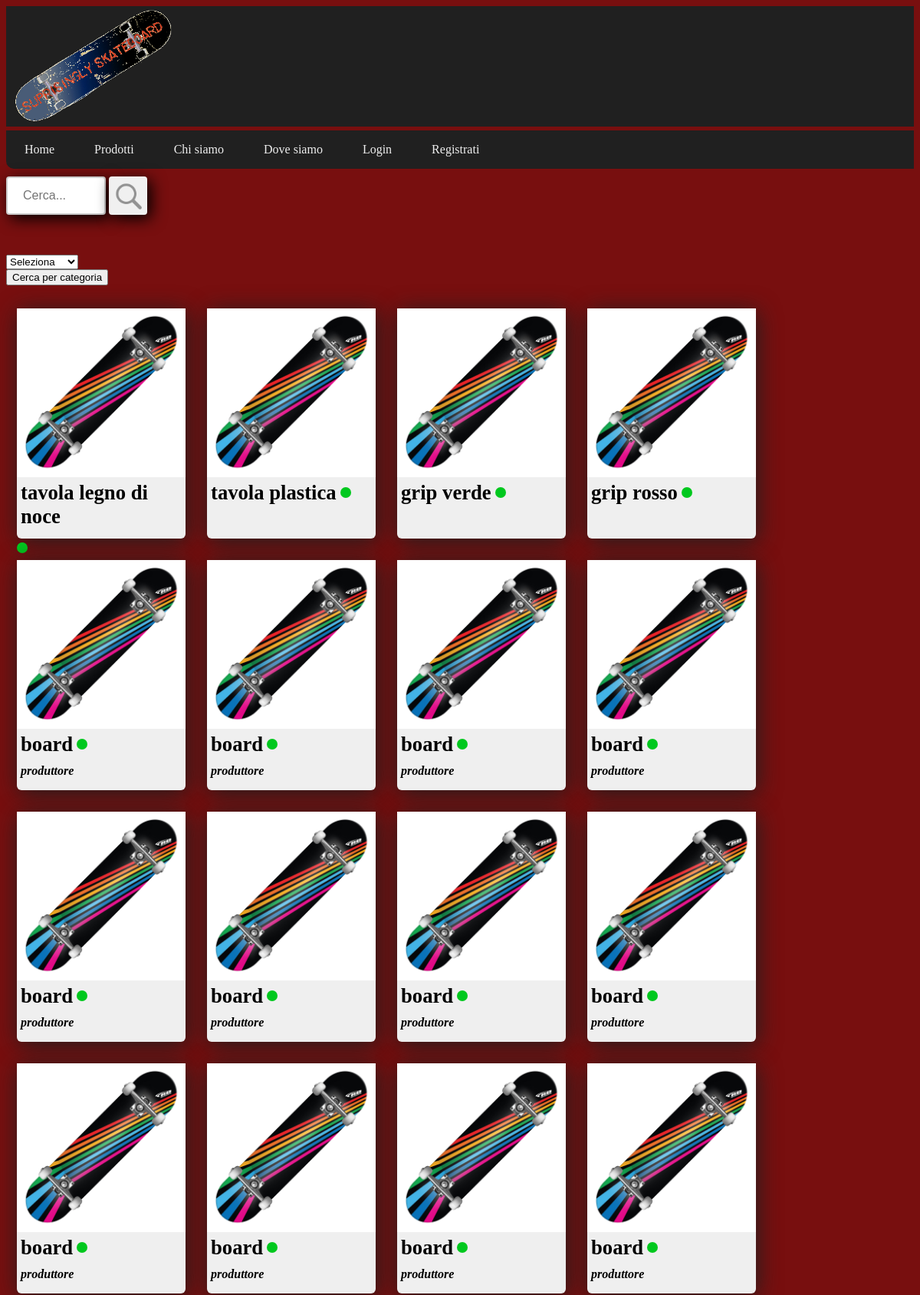
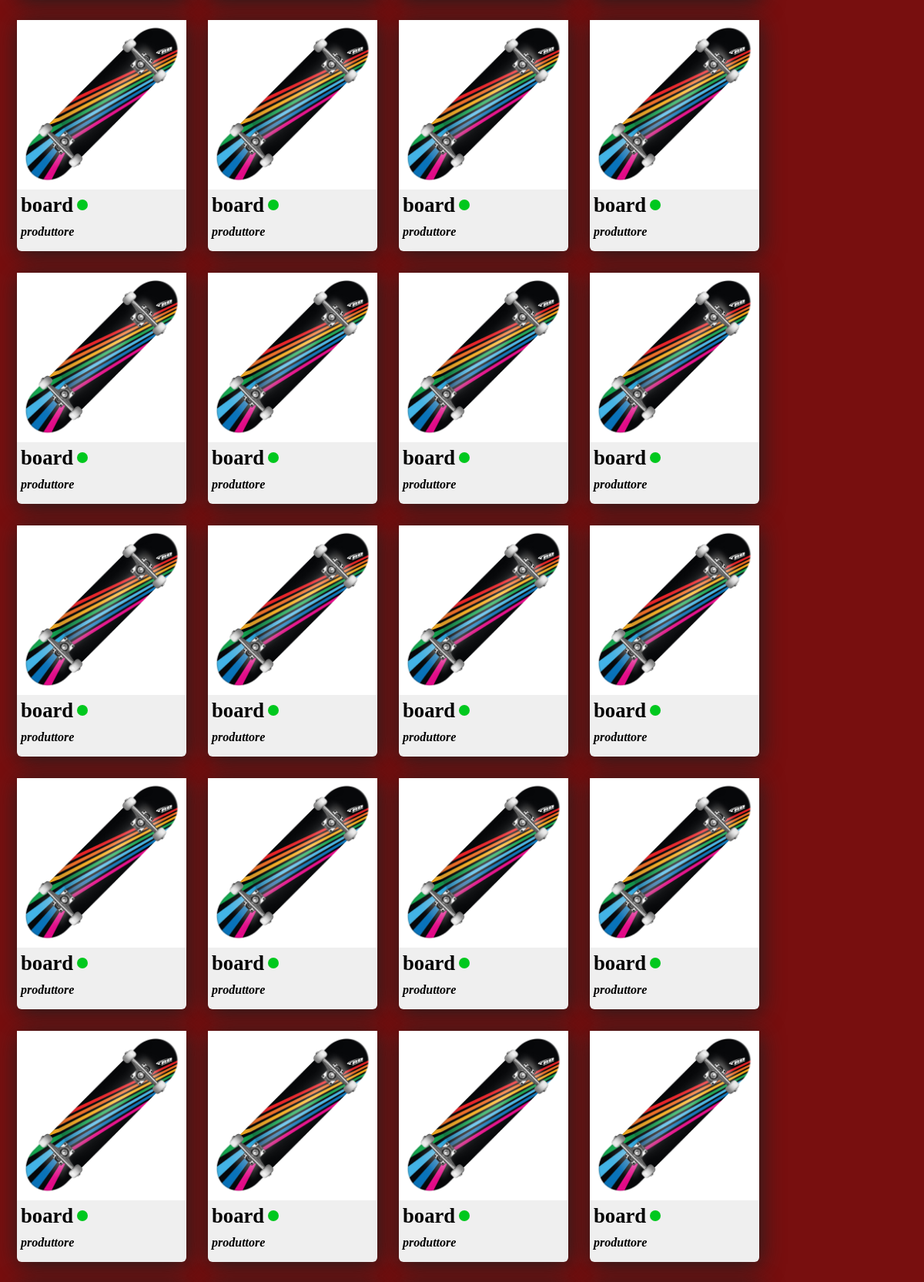
The app's page /prodotti.php (upper part) with its own data (2 pictures, top to bottom).
### tables this page shows
CREATE TABLE `prodotti` (
  `id` int(11) NOT NULL,
  `nome` varchar(100) NOT NULL,
  `immagine` varchar(50) NOT NULL,
  `produttore` varchar(50) NOT NULL,
  `prezzo` decimal(10,2) NOT NULL,
  `scorta` int(11) NOT NULL,
  `id_categoria` int(11) DEFAULT NULL
);

### prodotti.php (the view, shortened to what this page needs)
<?php
	include ('ProductCard.php');
	$query="";
	$query=$query."SELECT id,nome,prezzo,produttore FROM prodotti ";
	$risultato=mysql_query($query) or die($query);
?>
<HTML>
	<HEAD>
		<link rel="stylesheet" type="text/css" href="stile.css">
	</HEAD>
	<BODY>
		<?php
			include("header.php");
		?>
		<DIV id='content'>
			<FORM method='post' action='prodotti.php'>
				<INPUT id='search_field' name='search_field' placeholder='Cerca...' type='text'></INPUT>
				<INPUT id='search_button' name='search_button'  type='submit' value=''></INPUT>
			</FORM>
			<BR><BR>
			<?php
			echo "<FORM method='post' action=''>";
			echo "<SELECT name='categoria'>";
			echo "<OPTION value=''>Seleziona</OPTION>";
	   echo "</SELECT> <br>";
		 echo "<INPUT id='' name='cerca_categoria'  type='submit' value='Cerca per categoria'></INPUT>";
		 echo "</FORM>";
			if(mysql_num_rows($risultato)>0)
			{
				while($array=mysql_fetch_array($risultato))
				{
					$nome = $array['nome'];
					$prezzo =  $array['prezzo'];
					$product = new ProductCard($nome,"","",$prezzo,"","",11);
				}
			}
			?>
		</DIV>
	</BODY>
</HTML>

### header.php
<DIV id='header'>
	<DIV id='logo'>
		<img src="logo.png" alt="logo.png" id='logo_image' href='index.php' />
	</DIV>
	<DIV id='navbar'>
		<a class='navbar_element' href='index.php'> Home </a>
		<a class='navbar_element' href='prodotti.php'> Prodotti </a>
		<a class='navbar_element'> Chi siamo </a>
		<a class='navbar_element'> Dove siamo </a>
		<a class='navbar_element' href="login.php"> Login </a>
		<a class='navbar_element'> Registrati </a>
	</DIV>
</DIV>

### ProductCard.php (shortened to what this page needs)
<?php
	class ProductCard
	{
		public function __construct($name,$description,$image,$price,$producer,$category,$stock)
		{
			echo"<a href=''>";
				echo"<div class='product_card' href=''>";
					echo"<div class='top'>";
						echo"<image class='image' src='skate.jpg'>";
					echo"</div>";
					echo"<div class='bottom'>";
						echo "<span class='name'>".$name."</span>";
						echo "<div style='float: left; position:relative; top:13px; background-color:rgb(0,200,30); border:2px black; border-radius:7px; width:14px; height:14px;'></div>";
						echo "<span class='producer'>".$producer."</span>";
					echo"</div>";
				echo"</div>";
			echo"</a>";
		}
	}
?>

### stile.css (style rules this page uses)
body { background-color: rgb(120,15,15); }
#header { width: 100%; }
#logo { background-color: #202020; width: 100%; height: 20%; font-size: 32; text-align: center; margin: 0px 0px 5px 0px; }
#logo_image { display: block; width: auto; height: 100%; margin: 5px; left:5px; }
#navbar { background-color: #202020; width: 100%; border-bottom-left-radius: 10px; border-bottom-right-radius: 10x; }
input#search_field { box-shadow: 5px 5px 20px #000000; width: 130px; height: 50px; box-sizing: border-box; border: 2px solid #ccc; border-radius: 4px; font-size: 16px; background-color: white; padding: 12px 20px; transition-property: width; transition-duration: 0.4s; transition-timing-function: ease-in-out; transition-delay: 0s; }
input#search_button[type=submit] { box-shadow: 5px 5px 20px #000000; border: 1px; border-radius: 4px; padding:10px; width:50px; height:50px; background-image: url(search.png); background-color: #F0F0F0; background-size:100% 100%; transition-property: background-color; transition-duration: 0.6s; transition-timing-function: ease-in-out; }
#content { position: relative; top: 10px; width: 100%; min-height: 70% }
.navbar_element { display: inline-block; color: #EEEEEE; text-align: center; padding: 16px 24px; text-decoration: none; transition: all 0.6s ease-in; }

### ProductCard.php (style rules this page uses)
.product_card { display: inline-block; margin:14px; position: relative; width: 220px; height: 300px; box-shadow: 2px 4px 30px #202020; background-color: #EFEFEF; border-radius: 2px; text-decoration: none; border-radius: 6px; }
.image { display: block; width: 100%; height: auto; }
.top { display: block; position: relative; width: auto; height:auto; }
.name { float: left; width:auto; color: black; font-size: 20pt; font-weight: bold; margin: 5px; }
.producer { float:left; width:80%; color: black; font-size: 12pt; font-weight: bold; margin: 5px; font-style: italic; }

### records on screen
prodotti: nome "tavola legno di noce"
prodotti: nome "tavola plastica"
prodotti: nome "grip verde"
prodotti: nome "grip rosso"

### other values on screen
$name "board board board board board board board board board board board board board board board board board board board board board board board board board board board board board board board board"
